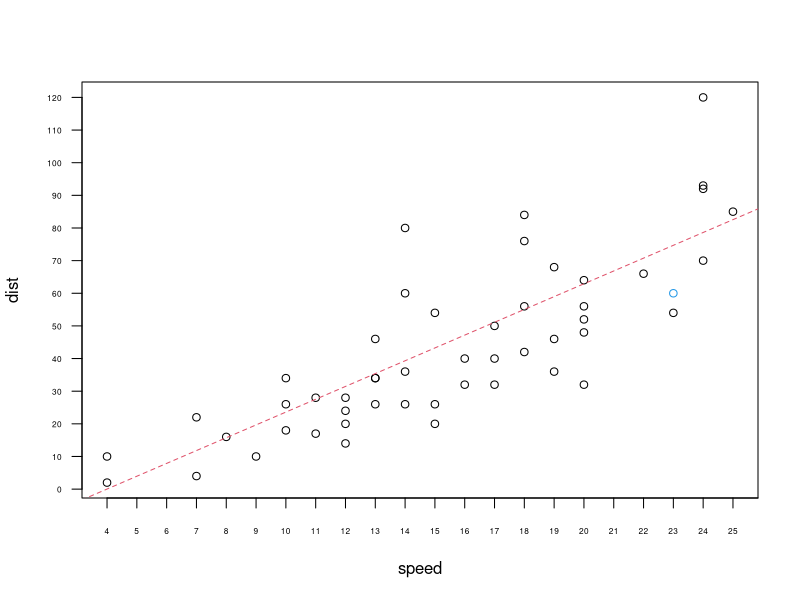

Here is the R script that generated this plot:
## ---- chunk 1
knitr::opts_chunk$set(echo = TRUE)
## ---- chunk 2
plot(cars$speed,cars$dist,axes=F, bty="o",xlab="speed",ylab="dist")  
axis(side=1,at=c(4,5,6,7,8,9,10,11,12,13,14,15,16,17,18,19,20,21,22,23,24,25,26),las=0,cex.axis=0.5) 
axis(side=2,at=c(0,10,20,30,40,50,60,70,80,90,100,110,120),las=2,cex.axis=0.5) 
box(lty=1)
points(c(23,36),c(60,61),col=4)
abline(b=3.93,a=-15.7,lty=2,col=2)
